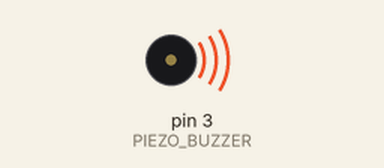
The sketch below on a simulated Arduino Uno, built with avr-gcc and run on an emulated ATmega328P. On the bench: buzzer (waves = sounding).

Above: at 2.0 s.
At 5.25 s:
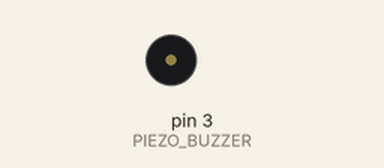
Timing chart, 0 to 5.5 s (numbered marks = the images above):
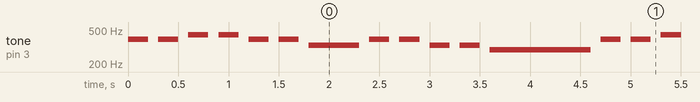

Measured:
- by itself, tone on pin 3 (PIEZO_BUZZER): plays 392 Hz for 0.20 s, 392 Hz for 0.20 s, 440 Hz for 0.20 s, 440 Hz for 0.20 s, 392 Hz for 0.20 s, 392 Hz for 0.20 s … (334 notes in this stretch)

The sketch:

2_3_2.ino
```cpp
#define PIEZO_BUZZER  3


void setup() {
}

void loop() {
  tone(PIEZO_BUZZER, 392); delay(200);
  noTone(PIEZO_BUZZER); delay(100);
  tone(PIEZO_BUZZER, 392); delay(200);
  noTone(PIEZO_BUZZER); delay(100);
  tone(PIEZO_BUZZER, 440); delay(200);
  noTone(PIEZO_BUZZER); delay(100);
  tone(PIEZO_BUZZER, 440); delay(200);
  noTone(PIEZO_BUZZER); delay(100);

  tone(PIEZO_BUZZER, 392); delay(200);
  noTone(PIEZO_BUZZER); delay(100);
  tone(PIEZO_BUZZER, 392); delay(200);
  noTone(PIEZO_BUZZER); delay(100);
  tone(PIEZO_BUZZER, 330); delay(500);
  noTone(PIEZO_BUZZER); delay(100);

  tone(PIEZO_BUZZER, 392); delay(200);
  noTone(PIEZO_BUZZER); delay(100);
  tone(PIEZO_BUZZER, 392); delay(200);
  noTone(PIEZO_BUZZER); delay(100);
  tone(PIEZO_BUZZER, 330); delay(200);
  noTone(PIEZO_BUZZER); delay(100);
  tone(PIEZO_BUZZER, 330); delay(200);
  noTone(PIEZO_BUZZER); delay(100);

  tone(PIEZO_BUZZER, 294); delay(1000);
  noTone(PIEZO_BUZZER); delay(100);

  tone(PIEZO_BUZZER, 392); delay(200);
  noTone(PIEZO_BUZZER); delay(100);
  tone(PIEZO_BUZZER, 392); delay(200);
  noTone(PIEZO_BUZZER); delay(100);
  tone(PIEZO_BUZZER, 440); delay(200);
  noTone(PIEZO_BUZZER); delay(100);
  tone(PIEZO_BUZZER, 440); delay(200);
  noTone(PIEZO_BUZZER); delay(100);

  tone(PIEZO_BUZZER, 392); delay(200);
  noTone(PIEZO_BUZZER); delay(100);
  tone(PIEZO_BUZZER, 392); delay(200);
  noTone(PIEZO_BUZZER); delay(100);
  tone(PIEZO_BUZZER, 330); delay(500);
  noTone(PIEZO_BUZZER); delay(100);

  tone(PIEZO_BUZZER, 392); delay(200);
  noTone(PIEZO_BUZZER); delay(100);
  tone(PIEZO_BUZZER, 330); delay(200);
  noTone(PIEZO_BUZZER); delay(100);
  tone(PIEZO_BUZZER, 294); delay(200);
  noTone(PIEZO_BUZZER); delay(100);
  tone(PIEZO_BUZZER, 330); delay(200);
  noTone(PIEZO_BUZZER); delay(100);

  tone(PIEZO_BUZZER, 262); delay(1000);
  noTone(PIEZO_BUZZER); delay(100);
}
//2_3_2.ino
```
